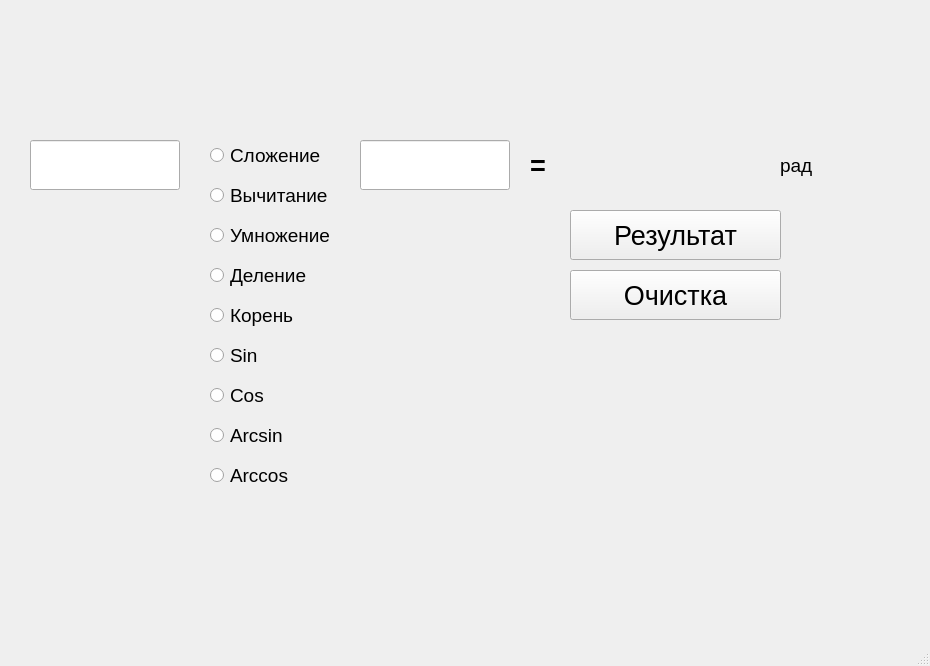
<?xml version="1.0" encoding="UTF-8"?>
<ui version="4.0">
 <class>MainWindow</class>
 <widget class="QMainWindow" name="MainWindow">
  <property name="geometry">
   <rect>
    <x>0</x>
    <y>0</y>
    <width>930</width>
    <height>666</height>
   </rect>
  </property>
  <property name="font">
   <font>
    <pointsize>20</pointsize>
    <bold>true</bold>
   </font>
  </property>
  <property name="windowTitle">
   <string>MainWindow</string>
  </property>
  <widget class="QWidget" name="centralwidget">
   <widget class="QLineEdit" name="lineEdit_op_1">
    <property name="geometry">
     <rect>
      <x>30</x>
      <y>140</y>
      <width>150</width>
      <height>50</height>
     </rect>
    </property>
   </widget>
   <widget class="QLineEdit" name="lineEdit_op_2">
    <property name="geometry">
     <rect>
      <x>360</x>
      <y>140</y>
      <width>150</width>
      <height>50</height>
     </rect>
    </property>
   </widget>
   <widget class="QLabel" name="label">
    <property name="geometry">
     <rect>
      <x>530</x>
      <y>140</y>
      <width>50</width>
      <height>50</height>
     </rect>
    </property>
    <property name="layoutDirection">
     <enum>Qt::RightToLeft</enum>
    </property>
    <property name="text">
     <string>=</string>
    </property>
   </widget>
   <widget class="QLabel" name="label_op_1">
    <property name="geometry">
     <rect>
      <x>30</x>
      <y>80</y>
      <width>150</width>
      <height>50</height>
     </rect>
    </property>
    <property name="font">
     <font>
      <pointsize>14</pointsize>
      <bold>false</bold>
     </font>
    </property>
    <property name="text">
     <string/>
    </property>
   </widget>
   <widget class="QLabel" name="label_op_2">
    <property name="geometry">
     <rect>
      <x>360</x>
      <y>80</y>
      <width>150</width>
      <height>50</height>
     </rect>
    </property>
    <property name="font">
     <font>
      <pointsize>14</pointsize>
      <bold>false</bold>
     </font>
    </property>
    <property name="text">
     <string/>
    </property>
   </widget>
   <widget class="QPushButton" name="pushButton_clear">
    <property name="geometry">
     <rect>
      <x>570</x>
      <y>270</y>
      <width>211</width>
      <height>50</height>
     </rect>
    </property>
    <property name="font">
     <font>
      <pointsize>20</pointsize>
      <bold>false</bold>
     </font>
    </property>
    <property name="text">
     <string>Очистка</string>
    </property>
   </widget>
   <widget class="QPushButton" name="pushButton_result">
    <property name="geometry">
     <rect>
      <x>570</x>
      <y>210</y>
      <width>211</width>
      <height>50</height>
     </rect>
    </property>
    <property name="font">
     <font>
      <pointsize>20</pointsize>
      <bold>false</bold>
     </font>
    </property>
    <property name="text">
     <string>Результат</string>
    </property>
   </widget>
   <widget class="QLabel" name="label_error">
    <property name="geometry">
     <rect>
      <x>29</x>
      <y>20</y>
      <width>681</width>
      <height>50</height>
     </rect>
    </property>
    <property name="palette">
     <palette>
      <active>
       <colorrole role="WindowText">
        <brush brushstyle="SolidPattern">
         <color alpha="255">
          <red>255</red>
          <green>0</green>
          <blue>0</blue>
         </color>
        </brush>
       </colorrole>
       <colorrole role="Button">
        <brush brushstyle="SolidPattern">
         <color alpha="255">
          <red>240</red>
          <green>240</green>
          <blue>240</blue>
         </color>
        </brush>
       </colorrole>
       <colorrole role="Light">
        <brush brushstyle="SolidPattern">
         <color alpha="255">
          <red>255</red>
          <green>255</green>
          <blue>255</blue>
         </color>
        </brush>
       </colorrole>
       <colorrole role="Midlight">
        <brush brushstyle="SolidPattern">
         <color alpha="255">
          <red>227</red>
          <green>227</green>
          <blue>227</blue>
         </color>
        </brush>
       </colorrole>
       <colorrole role="Dark">
        <brush brushstyle="SolidPattern">
         <color alpha="255">
          <red>160</red>
          <green>160</green>
          <blue>160</blue>
         </color>
        </brush>
       </colorrole>
       <colorrole role="Mid">
        <brush brushstyle="SolidPattern">
         <color alpha="255">
          <red>160</red>
          <green>160</green>
          <blue>160</blue>
         </color>
        </brush>
       </colorrole>
       <colorrole role="Text">
        <brush brushstyle="SolidPattern">
         <color alpha="255">
          <red>0</red>
          <green>0</green>
          <blue>0</blue>
         </color>
        </brush>
       </colorrole>
       <colorrole role="BrightText">
        <brush brushstyle="SolidPattern">
         <color alpha="255">
          <red>255</red>
          <green>255</green>
          <blue>255</blue>
         </color>
        </brush>
       </colorrole>
       <colorrole role="ButtonText">
        <brush brushstyle="SolidPattern">
         <color alpha="255">
          <red>0</red>
          <green>0</green>
          <blue>0</blue>
         </color>
        </brush>
       </colorrole>
       <colorrole role="Base">
        <brush brushstyle="SolidPattern">
         <color alpha="255">
          <red>255</red>
          <green>255</green>
          <blue>255</blue>
         </color>
        </brush>
       </colorrole>
       <colorrole role="Window">
        <brush brushstyle="SolidPattern">
         <color alpha="255">
          <red>240</red>
          <green>240</green>
          <blue>240</blue>
         </color>
        </brush>
       </colorrole>
       <colorrole role="Shadow">
        <brush brushstyle="SolidPattern">
         <color alpha="255">
          <red>105</red>
          <green>105</green>
          <blue>105</blue>
         </color>
        </brush>
       </colorrole>
       <colorrole role="Highlight">
        <brush brushstyle="SolidPattern">
         <color alpha="255">
          <red>0</red>
          <green>120</green>
          <blue>215</blue>
         </color>
        </brush>
       </colorrole>
       <colorrole role="HighlightedText">
        <brush brushstyle="SolidPattern">
         <color alpha="255">
          <red>255</red>
          <green>255</green>
          <blue>255</blue>
         </color>
        </brush>
       </colorrole>
       <colorrole role="Link">
        <brush brushstyle="SolidPattern">
         <color alpha="255">
          <red>0</red>
          <green>0</green>
          <blue>255</blue>
         </color>
        </brush>
       </colorrole>
       <colorrole role="LinkVisited">
        <brush brushstyle="SolidPattern">
         <color alpha="255">
          <red>255</red>
          <green>0</green>
          <blue>255</blue>
         </color>
        </brush>
       </colorrole>
       <colorrole role="AlternateBase">
        <brush brushstyle="SolidPattern">
         <color alpha="255">
          <red>245</red>
          <green>245</green>
          <blue>245</blue>
         </color>
        </brush>
       </colorrole>
       <colorrole role="NoRole">
        <brush brushstyle="NoBrush">
         <color alpha="255">
          <red>0</red>
          <green>0</green>
          <blue>0</blue>
         </color>
        </brush>
       </colorrole>
       <colorrole role="ToolTipBase">
        <brush brushstyle="SolidPattern">
         <color alpha="255">
          <red>255</red>
          <green>255</green>
          <blue>220</blue>
         </color>
        </brush>
       </colorrole>
       <colorrole role="ToolTipText">
        <brush brushstyle="SolidPattern">
         <color alpha="255">
          <red>0</red>
          <green>0</green>
          <blue>0</blue>
         </color>
        </brush>
       </colorrole>
       <colorrole role="PlaceholderText">
        <brush brushstyle="SolidPattern">
         <color alpha="128">
          <red>0</red>
          <green>0</green>
          <blue>0</blue>
         </color>
        </brush>
       </colorrole>
      </active>
      <inactive>
       <colorrole role="WindowText">
        <brush brushstyle="SolidPattern">
         <color alpha="255">
          <red>0</red>
          <green>0</green>
          <blue>0</blue>
         </color>
        </brush>
       </colorrole>
       <colorrole role="Button">
        <brush brushstyle="SolidPattern">
         <color alpha="255">
          <red>240</red>
          <green>240</green>
          <blue>240</blue>
         </color>
        </brush>
       </colorrole>
       <colorrole role="Light">
        <brush brushstyle="SolidPattern">
         <color alpha="255">
          <red>255</red>
          <green>255</green>
          <blue>255</blue>
         </color>
        </brush>
       </colorrole>
       <colorrole role="Midlight">
        <brush brushstyle="SolidPattern">
         <color alpha="255">
          <red>227</red>
          <green>227</green>
          <blue>227</blue>
         </color>
        </brush>
       </colorrole>
       <colorrole role="Dark">
        <brush brushstyle="SolidPattern">
         <color alpha="255">
          <red>160</red>
          <green>160</green>
          <blue>160</blue>
         </color>
        </brush>
       </colorrole>
       <colorrole role="Mid">
        <brush brushstyle="SolidPattern">
         <color alpha="255">
          <red>160</red>
          <green>160</green>
          <blue>160</blue>
         </color>
        </brush>
       </colorrole>
       <colorrole role="Text">
        <brush brushstyle="SolidPattern">
         <color alpha="255">
          <red>0</red>
          <green>0</green>
          <blue>0</blue>
         </color>
        </brush>
       </colorrole>
       <colorrole role="BrightText">
        <brush brushstyle="SolidPattern">
         <color alpha="255">
          <red>255</red>
          <green>255</green>
          <blue>255</blue>
         </color>
        </brush>
       </colorrole>
       <colorrole role="ButtonText">
        <brush brushstyle="SolidPattern">
         <color alpha="255">
          <red>0</red>
          <green>0</green>
          <blue>0</blue>
         </color>
        </brush>
       </colorrole>
       <colorrole role="Base">
        <brush brushstyle="SolidPattern">
         <color alpha="255">
          <red>255</red>
          <green>255</green>
          <blue>255</blue>
         </color>
        </brush>
       </colorrole>
       <colorrole role="Window">
        <brush brushstyle="SolidPattern">
         <color alpha="255">
          <red>240</red>
          <green>240</green>
          <blue>240</blue>
         </color>
        </brush>
       </colorrole>
       <colorrole role="Shadow">
        <brush brushstyle="SolidPattern">
         <color alpha="255">
          <red>105</red>
          <green>105</green>
          <blue>105</blue>
         </color>
        </brush>
       </colorrole>
       <colorrole role="Highlight">
        <brush brushstyle="SolidPattern">
         <color alpha="255">
          <red>240</red>
          <green>240</green>
          <blue>240</blue>
         </color>
        </brush>
       </colorrole>
       <colorrole role="HighlightedText">
        <brush brushstyle="SolidPattern">
         <color alpha="255">
          <red>0</red>
          <green>0</green>
          <blue>0</blue>
         </color>
        </brush>
       </colorrole>
       <colorrole role="Link">
        <brush brushstyle="SolidPattern">
         <color alpha="255">
          <red>0</red>
          <green>0</green>
          <blue>255</blue>
         </color>
        </brush>
       </colorrole>
       <colorrole role="LinkVisited">
        <brush brushstyle="SolidPattern">
         <color alpha="255">
          <red>255</red>
          <green>0</green>
          <blue>255</blue>
         </color>
        </brush>
       </colorrole>
       <colorrole role="AlternateBase">
        <brush brushstyle="SolidPattern">
         <color alpha="255">
          <red>245</red>
          <green>245</green>
          <blue>245</blue>
         </color>
        </brush>
       </colorrole>
       <colorrole role="NoRole">
        <brush brushstyle="NoBrush">
         <color alpha="255">
          <red>0</red>
          <green>0</green>
          <blue>0</blue>
         </color>
        </brush>
       </colorrole>
       <colorrole role="ToolTipBase">
        <brush brushstyle="SolidPattern">
         <color alpha="255">
          <red>255</red>
          <green>255</green>
          <blue>220</blue>
         </color>
        </brush>
       </colorrole>
       <colorrole role="ToolTipText">
        <brush brushstyle="SolidPattern">
         <color alpha="255">
          <red>0</red>
          <green>0</green>
          <blue>0</blue>
         </color>
        </brush>
       </colorrole>
       <colorrole role="PlaceholderText">
        <brush brushstyle="SolidPattern">
         <color alpha="128">
          <red>0</red>
          <green>0</green>
          <blue>0</blue>
         </color>
        </brush>
       </colorrole>
      </inactive>
      <disabled>
       <colorrole role="WindowText">
        <brush brushstyle="SolidPattern">
         <color alpha="255">
          <red>120</red>
          <green>120</green>
          <blue>120</blue>
         </color>
        </brush>
       </colorrole>
       <colorrole role="Button">
        <brush brushstyle="SolidPattern">
         <color alpha="255">
          <red>240</red>
          <green>240</green>
          <blue>240</blue>
         </color>
        </brush>
       </colorrole>
       <colorrole role="Light">
        <brush brushstyle="SolidPattern">
         <color alpha="255">
          <red>255</red>
          <green>255</green>
          <blue>255</blue>
         </color>
        </brush>
       </colorrole>
       <colorrole role="Midlight">
        <brush brushstyle="SolidPattern">
         <color alpha="255">
          <red>247</red>
          <green>247</green>
          <blue>247</blue>
         </color>
        </brush>
       </colorrole>
       <colorrole role="Dark">
        <brush brushstyle="SolidPattern">
         <color alpha="255">
          <red>160</red>
          <green>160</green>
          <blue>160</blue>
         </color>
        </brush>
       </colorrole>
       <colorrole role="Mid">
        <brush brushstyle="SolidPattern">
         <color alpha="255">
          <red>160</red>
          <green>160</green>
          <blue>160</blue>
         </color>
        </brush>
       </colorrole>
       <colorrole role="Text">
        <brush brushstyle="SolidPattern">
         <color alpha="255">
          <red>120</red>
          <green>120</green>
          <blue>120</blue>
         </color>
        </brush>
       </colorrole>
       <colorrole role="BrightText">
        <brush brushstyle="SolidPattern">
         <color alpha="255">
          <red>255</red>
          <green>255</green>
          <blue>255</blue>
         </color>
        </brush>
       </colorrole>
       <colorrole role="ButtonText">
        <brush brushstyle="SolidPattern">
         <color alpha="255">
          <red>120</red>
          <green>120</green>
          <blue>120</blue>
         </color>
        </brush>
       </colorrole>
       <colorrole role="Base">
        <brush brushstyle="SolidPattern">
         <color alpha="255">
          <red>240</red>
          <green>240</green>
          <blue>240</blue>
         </color>
        </brush>
       </colorrole>
       <colorrole role="Window">
        <brush brushstyle="SolidPattern">
         <color alpha="255">
          <red>240</red>
          <green>240</green>
          <blue>240</blue>
         </color>
        </brush>
       </colorrole>
       <colorrole role="Shadow">
        <brush brushstyle="SolidPattern">
         <color alpha="255">
          <red>0</red>
          <green>0</green>
          <blue>0</blue>
         </color>
        </brush>
       </colorrole>
       <colorrole role="Highlight">
        <brush brushstyle="SolidPattern">
         <color alpha="255">
          <red>0</red>
          <green>120</green>
          <blue>215</blue>
         </color>
        </brush>
       </colorrole>
       <colorrole role="HighlightedText">
        <brush brushstyle="SolidPattern">
         <color alpha="255">
          <red>255</red>
          <green>255</green>
          <blue>255</blue>
         </color>
        </brush>
       </colorrole>
       <colorrole role="Link">
        <brush brushstyle="SolidPattern">
         <color alpha="255">
          <red>0</red>
          <green>0</green>
          <blue>255</blue>
         </color>
        </brush>
       </colorrole>
       <colorrole role="LinkVisited">
        <brush brushstyle="SolidPattern">
         <color alpha="255">
          <red>255</red>
          <green>0</green>
          <blue>255</blue>
         </color>
        </brush>
       </colorrole>
       <colorrole role="AlternateBase">
        <brush brushstyle="SolidPattern">
         <color alpha="255">
          <red>245</red>
          <green>245</green>
          <blue>245</blue>
         </color>
        </brush>
       </colorrole>
       <colorrole role="NoRole">
        <brush brushstyle="NoBrush">
         <color alpha="255">
          <red>0</red>
          <green>0</green>
          <blue>0</blue>
         </color>
        </brush>
       </colorrole>
       <colorrole role="ToolTipBase">
        <brush brushstyle="SolidPattern">
         <color alpha="255">
          <red>255</red>
          <green>255</green>
          <blue>220</blue>
         </color>
        </brush>
       </colorrole>
       <colorrole role="ToolTipText">
        <brush brushstyle="SolidPattern">
         <color alpha="255">
          <red>0</red>
          <green>0</green>
          <blue>0</blue>
         </color>
        </brush>
       </colorrole>
       <colorrole role="PlaceholderText">
        <brush brushstyle="SolidPattern">
         <color alpha="128">
          <red>0</red>
          <green>0</green>
          <blue>0</blue>
         </color>
        </brush>
       </colorrole>
      </disabled>
     </palette>
    </property>
    <property name="font">
     <font>
      <pointsize>14</pointsize>
      <bold>false</bold>
     </font>
    </property>
    <property name="text">
     <string/>
    </property>
   </widget>
   <widget class="QLabel" name="label_res">
    <property name="geometry">
     <rect>
      <x>570</x>
      <y>140</y>
      <width>201</width>
      <height>50</height>
     </rect>
    </property>
    <property name="font">
     <font>
      <pointsize>12</pointsize>
      <bold>false</bold>
     </font>
    </property>
    <property name="text">
     <string/>
    </property>
   </widget>
   <widget class="QWidget" name="layoutWidget">
    <property name="geometry">
     <rect>
      <x>210</x>
      <y>140</y>
      <width>190</width>
      <height>360</height>
     </rect>
    </property>
    <layout class="QFormLayout" name="formLayout">
     <property name="sizeConstraint">
      <enum>QLayout::SetFixedSize</enum>
     </property>
     <property name="fieldGrowthPolicy">
      <enum>QFormLayout::FieldsStayAtSizeHint</enum>
     </property>
     <property name="rowWrapPolicy">
      <enum>QFormLayout::WrapLongRows</enum>
     </property>
     <property name="horizontalSpacing">
      <number>10</number>
     </property>
     <property name="verticalSpacing">
      <number>10</number>
     </property>
     <property name="leftMargin">
      <number>0</number>
     </property>
     <property name="topMargin">
      <number>0</number>
     </property>
     <property name="rightMargin">
      <number>0</number>
     </property>
     <property name="bottomMargin">
      <number>0</number>
     </property>
     <item row="0" column="0">
      <widget class="QRadioButton" name="radioButton_plus">
       <property name="enabled">
        <bool>true</bool>
       </property>
       <property name="sizePolicy">
        <sizepolicy hsizetype="Minimum" vsizetype="Fixed">
         <horstretch>0</horstretch>
         <verstretch>0</verstretch>
        </sizepolicy>
       </property>
       <property name="minimumSize">
        <size>
         <width>50</width>
         <height>30</height>
        </size>
       </property>
       <property name="maximumSize">
        <size>
         <width>150</width>
         <height>30</height>
        </size>
       </property>
       <property name="baseSize">
        <size>
         <width>40</width>
         <height>40</height>
        </size>
       </property>
       <property name="font">
        <font>
         <pointsize>14</pointsize>
         <bold>false</bold>
         <kerning>true</kerning>
        </font>
       </property>
       <property name="cursor">
        <cursorShape>PointingHandCursor</cursorShape>
       </property>
       <property name="contextMenuPolicy">
        <enum>Qt::NoContextMenu</enum>
       </property>
       <property name="toolTipDuration">
        <number>0</number>
       </property>
       <property name="layoutDirection">
        <enum>Qt::LeftToRight</enum>
       </property>
       <property name="autoFillBackground">
        <bool>false</bool>
       </property>
       <property name="text">
        <string>Сложение</string>
       </property>
       <property name="iconSize">
        <size>
         <width>40</width>
         <height>40</height>
        </size>
       </property>
      </widget>
     </item>
     <item row="1" column="0">
      <widget class="QRadioButton" name="radioButton_minus">
       <property name="enabled">
        <bool>true</bool>
       </property>
       <property name="sizePolicy">
        <sizepolicy hsizetype="Minimum" vsizetype="Fixed">
         <horstretch>0</horstretch>
         <verstretch>0</verstretch>
        </sizepolicy>
       </property>
       <property name="minimumSize">
        <size>
         <width>50</width>
         <height>30</height>
        </size>
       </property>
       <property name="maximumSize">
        <size>
         <width>150</width>
         <height>30</height>
        </size>
       </property>
       <property name="baseSize">
        <size>
         <width>0</width>
         <height>0</height>
        </size>
       </property>
       <property name="font">
        <font>
         <pointsize>14</pointsize>
         <bold>false</bold>
         <kerning>true</kerning>
        </font>
       </property>
       <property name="cursor">
        <cursorShape>PointingHandCursor</cursorShape>
       </property>
       <property name="contextMenuPolicy">
        <enum>Qt::NoContextMenu</enum>
       </property>
       <property name="toolTipDuration">
        <number>0</number>
       </property>
       <property name="layoutDirection">
        <enum>Qt::LeftToRight</enum>
       </property>
       <property name="autoFillBackground">
        <bool>false</bool>
       </property>
       <property name="text">
        <string>Вычитание</string>
       </property>
       <property name="iconSize">
        <size>
         <width>40</width>
         <height>40</height>
        </size>
       </property>
      </widget>
     </item>
     <item row="2" column="0">
      <widget class="QRadioButton" name="radioButton_mult">
       <property name="enabled">
        <bool>true</bool>
       </property>
       <property name="sizePolicy">
        <sizepolicy hsizetype="Minimum" vsizetype="Fixed">
         <horstretch>0</horstretch>
         <verstretch>0</verstretch>
        </sizepolicy>
       </property>
       <property name="minimumSize">
        <size>
         <width>50</width>
         <height>30</height>
        </size>
       </property>
       <property name="maximumSize">
        <size>
         <width>150</width>
         <height>30</height>
        </size>
       </property>
       <property name="baseSize">
        <size>
         <width>0</width>
         <height>0</height>
        </size>
       </property>
       <property name="font">
        <font>
         <pointsize>14</pointsize>
         <bold>false</bold>
         <kerning>true</kerning>
        </font>
       </property>
       <property name="cursor">
        <cursorShape>PointingHandCursor</cursorShape>
       </property>
       <property name="contextMenuPolicy">
        <enum>Qt::NoContextMenu</enum>
       </property>
       <property name="toolTipDuration">
        <number>0</number>
       </property>
       <property name="layoutDirection">
        <enum>Qt::LeftToRight</enum>
       </property>
       <property name="autoFillBackground">
        <bool>false</bool>
       </property>
       <property name="text">
        <string>Умножение</string>
       </property>
       <property name="iconSize">
        <size>
         <width>40</width>
         <height>40</height>
        </size>
       </property>
      </widget>
     </item>
     <item row="3" column="0">
      <widget class="QRadioButton" name="radioButton_div">
       <property name="enabled">
        <bool>true</bool>
       </property>
       <property name="sizePolicy">
        <sizepolicy hsizetype="Minimum" vsizetype="Fixed">
         <horstretch>0</horstretch>
         <verstretch>0</verstretch>
        </sizepolicy>
       </property>
       <property name="minimumSize">
        <size>
         <width>50</width>
         <height>30</height>
        </size>
       </property>
       <property name="maximumSize">
        <size>
         <width>150</width>
         <height>30</height>
        </size>
       </property>
       <property name="baseSize">
        <size>
         <width>0</width>
         <height>0</height>
        </size>
       </property>
       <property name="font">
        <font>
         <pointsize>14</pointsize>
         <bold>false</bold>
         <kerning>true</kerning>
        </font>
       </property>
       <property name="cursor">
        <cursorShape>PointingHandCursor</cursorShape>
       </property>
       <property name="contextMenuPolicy">
        <enum>Qt::NoContextMenu</enum>
       </property>
       <property name="toolTipDuration">
        <number>0</number>
       </property>
       <property name="layoutDirection">
        <enum>Qt::LeftToRight</enum>
       </property>
       <property name="autoFillBackground">
        <bool>false</bool>
       </property>
       <property name="text">
        <string>Деление</string>
       </property>
       <property name="iconSize">
        <size>
         <width>40</width>
         <height>40</height>
        </size>
       </property>
      </widget>
     </item>
     <item row="4" column="0">
      <widget class="QRadioButton" name="radioButton_sqrt">
       <property name="enabled">
        <bool>true</bool>
       </property>
       <property name="sizePolicy">
        <sizepolicy hsizetype="Minimum" vsizetype="Fixed">
         <horstretch>0</horstretch>
         <verstretch>0</verstretch>
        </sizepolicy>
       </property>
       <property name="minimumSize">
        <size>
         <width>50</width>
         <height>30</height>
        </size>
       </property>
       <property name="maximumSize">
        <size>
         <width>150</width>
         <height>30</height>
        </size>
       </property>
       <property name="baseSize">
        <size>
         <width>0</width>
         <height>0</height>
        </size>
       </property>
       <property name="font">
        <font>
         <pointsize>14</pointsize>
         <bold>false</bold>
         <kerning>true</kerning>
        </font>
       </property>
       <property name="cursor">
        <cursorShape>PointingHandCursor</cursorShape>
       </property>
       <property name="contextMenuPolicy">
        <enum>Qt::NoContextMenu</enum>
       </property>
       <property name="toolTipDuration">
        <number>0</number>
       </property>
       <property name="layoutDirection">
        <enum>Qt::LeftToRight</enum>
       </property>
       <property name="autoFillBackground">
        <bool>false</bool>
       </property>
       <property name="text">
        <string>Корень</string>
       </property>
       <property name="iconSize">
        <size>
         <width>40</width>
         <height>40</height>
        </size>
       </property>
      </widget>
     </item>
     <item row="5" column="0">
      <widget class="QRadioButton" name="radioButton_sin">
       <property name="enabled">
        <bool>true</bool>
       </property>
       <property name="sizePolicy">
        <sizepolicy hsizetype="Minimum" vsizetype="Fixed">
         <horstretch>0</horstretch>
         <verstretch>0</verstretch>
        </sizepolicy>
       </property>
       <property name="minimumSize">
        <size>
         <width>50</width>
         <height>30</height>
        </size>
       </property>
       <property name="maximumSize">
        <size>
         <width>150</width>
         <height>30</height>
        </size>
       </property>
       <property name="baseSize">
        <size>
         <width>0</width>
         <height>0</height>
        </size>
       </property>
       <property name="font">
        <font>
         <pointsize>14</pointsize>
         <bold>false</bold>
         <kerning>true</kerning>
        </font>
       </property>
       <property name="cursor">
        <cursorShape>PointingHandCursor</cursorShape>
       </property>
       <property name="contextMenuPolicy">
        <enum>Qt::NoContextMenu</enum>
       </property>
       <property name="toolTipDuration">
        <number>0</number>
       </property>
       <property name="layoutDirection">
        <enum>Qt::LeftToRight</enum>
       </property>
       <property name="autoFillBackground">
        <bool>false</bool>
       </property>
       <property name="text">
        <string>Sin</string>
       </property>
       <property name="iconSize">
        <size>
         <width>40</width>
         <height>40</height>
        </size>
       </property>
      </widget>
     </item>
     <item row="6" column="0">
      <widget class="QRadioButton" name="radioButton_cos">
       <property name="enabled">
        <bool>true</bool>
       </property>
       <property name="sizePolicy">
        <sizepolicy hsizetype="Minimum" vsizetype="Fixed">
         <horstretch>0</horstretch>
         <verstretch>0</verstretch>
        </sizepolicy>
       </property>
       <property name="minimumSize">
        <size>
         <width>50</width>
         <height>30</height>
        </size>
       </property>
       <property name="maximumSize">
        <size>
         <width>150</width>
         <height>30</height>
        </size>
       </property>
       <property name="baseSize">
        <size>
         <width>0</width>
         <height>0</height>
        </size>
       </property>
       <property name="font">
        <font>
         <pointsize>14</pointsize>
         <bold>false</bold>
         <kerning>true</kerning>
        </font>
       </property>
       <property name="cursor">
        <cursorShape>PointingHandCursor</cursorShape>
       </property>
       <property name="contextMenuPolicy">
        <enum>Qt::NoContextMenu</enum>
       </property>
       <property name="toolTipDuration">
        <number>0</number>
       </property>
       <property name="layoutDirection">
        <enum>Qt::LeftToRight</enum>
       </property>
       <property name="autoFillBackground">
        <bool>false</bool>
       </property>
       <property name="text">
        <string>Cos</string>
       </property>
       <property name="iconSize">
        <size>
         <width>40</width>
         <height>40</height>
        </size>
       </property>
      </widget>
     </item>
     <item row="7" column="0">
      <widget class="QRadioButton" name="radioButton_asin">
       <property name="enabled">
        <bool>true</bool>
       </property>
       <property name="sizePolicy">
        <sizepolicy hsizetype="Minimum" vsizetype="Fixed">
         <horstretch>0</horstretch>
         <verstretch>0</verstretch>
        </sizepolicy>
       </property>
       <property name="minimumSize">
        <size>
         <width>50</width>
         <height>30</height>
        </size>
       </property>
       <property name="maximumSize">
        <size>
         <width>150</width>
         <height>30</height>
        </size>
       </property>
       <property name="baseSize">
        <size>
         <width>0</width>
         <height>0</height>
        </size>
       </property>
       <property name="font">
        <font>
         <pointsize>14</pointsize>
         <bold>false</bold>
         <kerning>true</kerning>
        </font>
       </property>
       <property name="cursor">
        <cursorShape>PointingHandCursor</cursorShape>
       </property>
       <property name="contextMenuPolicy">
        <enum>Qt::NoContextMenu</enum>
       </property>
       <property name="toolTipDuration">
        <number>0</number>
       </property>
       <property name="layoutDirection">
        <enum>Qt::LeftToRight</enum>
       </property>
       <property name="autoFillBackground">
        <bool>false</bool>
       </property>
       <property name="text">
        <string>Arcsin</string>
       </property>
       <property name="iconSize">
        <size>
         <width>40</width>
         <height>40</height>
        </size>
       </property>
      </widget>
     </item>
     <item row="8" column="0">
      <widget class="QRadioButton" name="radioButton_acos">
       <property name="enabled">
        <bool>true</bool>
       </property>
       <property name="sizePolicy">
        <sizepolicy hsizetype="Minimum" vsizetype="Fixed">
         <horstretch>0</horstretch>
         <verstretch>0</verstretch>
        </sizepolicy>
       </property>
       <property name="minimumSize">
        <size>
         <width>50</width>
         <height>30</height>
        </size>
       </property>
       <property name="maximumSize">
        <size>
         <width>150</width>
         <height>30</height>
        </size>
       </property>
       <property name="baseSize">
        <size>
         <width>0</width>
         <height>0</height>
        </size>
       </property>
       <property name="font">
        <font>
         <pointsize>14</pointsize>
         <bold>false</bold>
         <kerning>true</kerning>
        </font>
       </property>
       <property name="cursor">
        <cursorShape>PointingHandCursor</cursorShape>
       </property>
       <property name="contextMenuPolicy">
        <enum>Qt::NoContextMenu</enum>
       </property>
       <property name="toolTipDuration">
        <number>0</number>
       </property>
       <property name="layoutDirection">
        <enum>Qt::LeftToRight</enum>
       </property>
       <property name="autoFillBackground">
        <bool>false</bool>
       </property>
       <property name="text">
        <string>Arccos</string>
       </property>
       <property name="iconSize">
        <size>
         <width>40</width>
         <height>40</height>
        </size>
       </property>
      </widget>
     </item>
    </layout>
   </widget>
   <widget class="QLabel" name="label_off">
    <property name="geometry">
     <rect>
      <x>780</x>
      <y>140</y>
      <width>71</width>
      <height>50</height>
     </rect>
    </property>
    <property name="font">
     <font>
      <pointsize>14</pointsize>
      <bold>false</bold>
     </font>
    </property>
    <property name="text">
     <string>рад</string>
    </property>
   </widget>
  </widget>
  <widget class="QMenuBar" name="menubar">
   <property name="geometry">
    <rect>
     <x>0</x>
     <y>0</y>
     <width>930</width>
     <height>41</height>
    </rect>
   </property>
  </widget>
  <widget class="QStatusBar" name="statusbar"/>
 </widget>
 <resources/>
 <connections/>
</ui>
